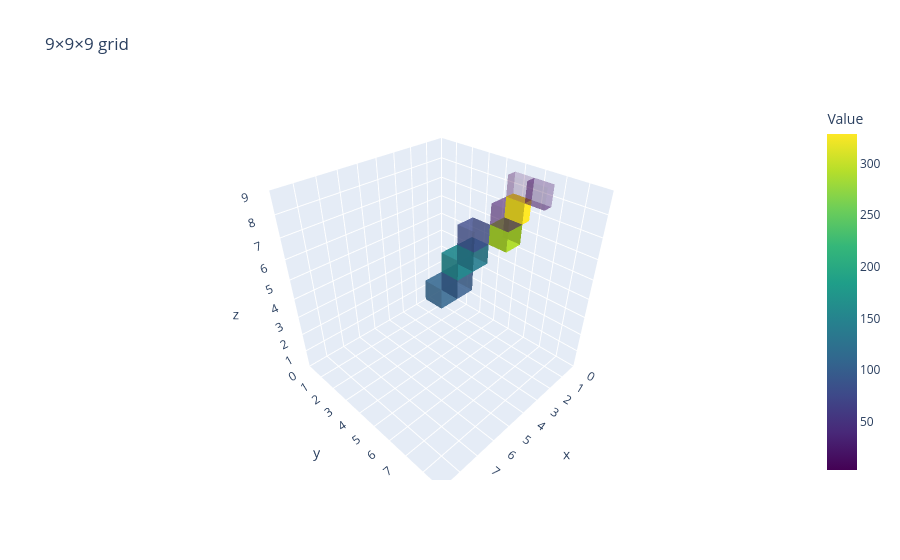

Notebook code for this chart:
### Code cell
particle = "proton_exiting"
folder_index = 0
event_id = 5100
save_path = "/scratch/libota/sfgd_va_nn_data/NN_Data/{}/{}/{}.npz"
filename = save_path.format(particle, folder_index, event_id)
# read the npz file
data = np.load(filename)
print(data.keys())

x = data['recon_sfg_hitposx_rel']
y = data['recon_sfg_hitposy_rel']
z = data['recon_sfg_hitposz_rel']
charge = data['recon_sfg_charge']

plot_voxels_plotly(x, y, z, charge)
